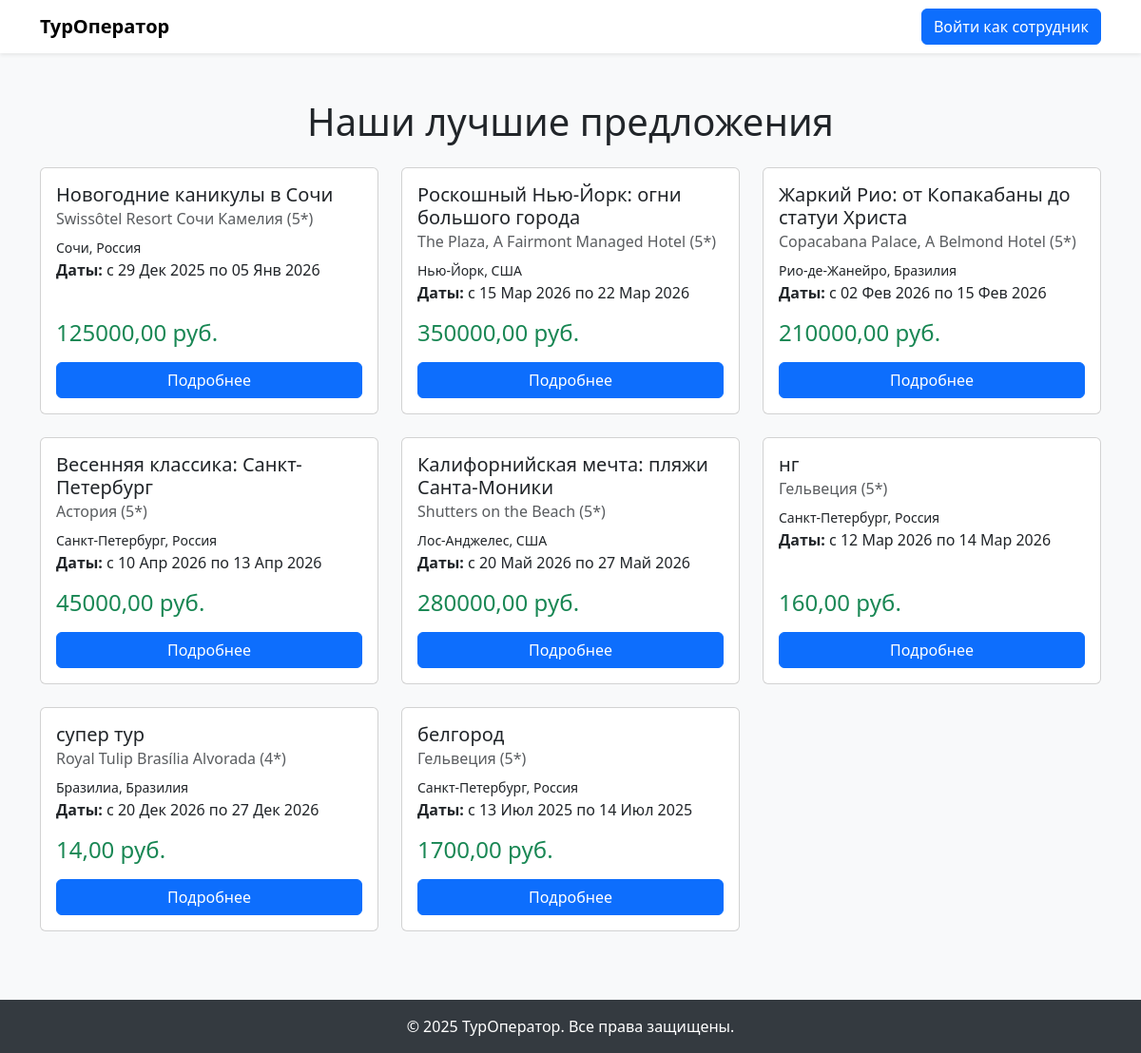
Before: / with the older database file.
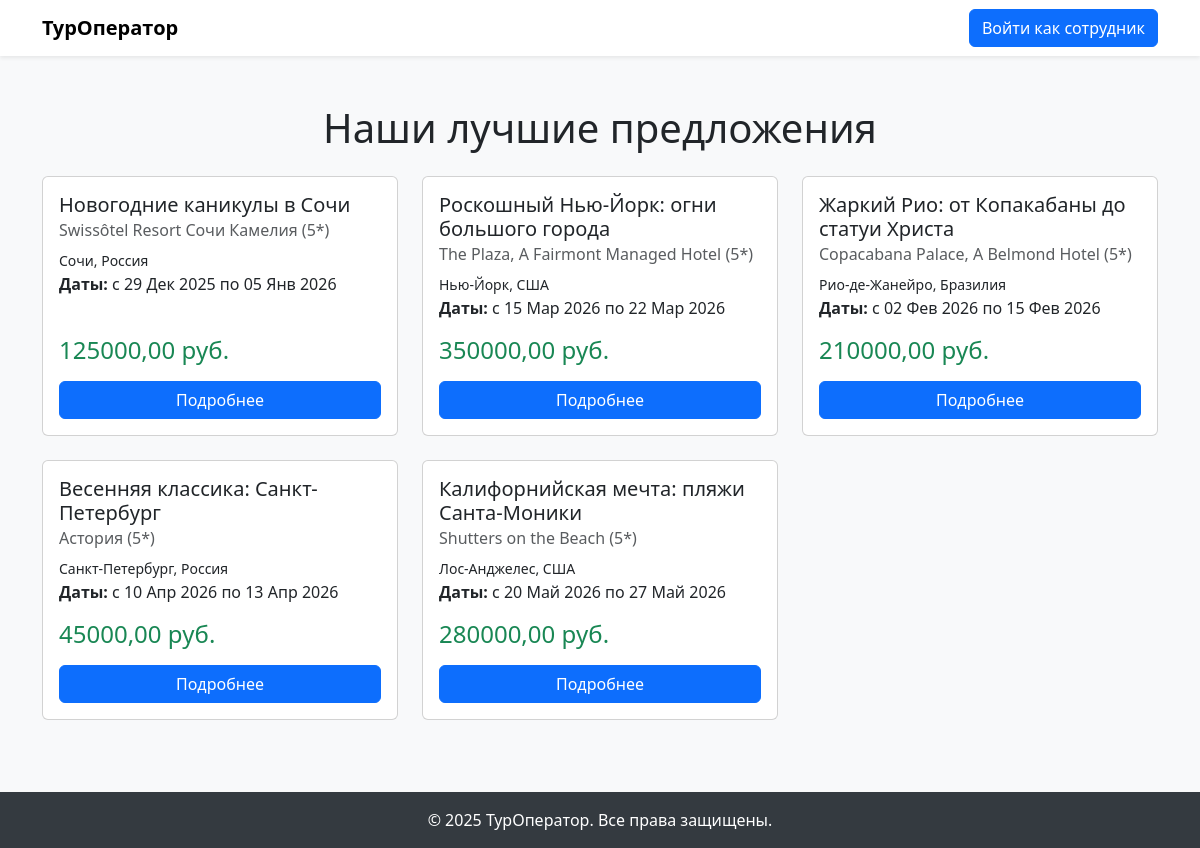
After: the same page with the newer database file.
### tours/models.py (models this page shows, shortened)
class Tour(models.Model):
    title = models.CharField(max_length=200, verbose_name="Название тура")
    description = models.TextField(verbose_name="Описание тура")
    price = models.DecimalField(max_digits=10, decimal_places=2, verbose_name="Цена")
    start_date = models.DateField(verbose_name="Дата начала")
    end_date = models.DateField(verbose_name="Дата окончания")
    hotel = models.ForeignKey(Hotel, on_delete=models.CASCADE, related_name="tours", verbose_name="Отель")
    class Meta:
        verbose_name = "Тур"
        verbose_name_plural = "Туры"

class Hotel(models.Model):
    name = models.CharField(max_length=150, verbose_name="Название отеля")
    stars = models.IntegerField(verbose_name="Количество звезд")
    description = models.TextField(verbose_name="Описание")
    city = models.ForeignKey(City, on_delete=models.SET_NULL, null=True, related_name="hotels", verbose_name="Город")
    class Meta:
        verbose_name = "Отель"
        verbose_name_plural = "Отели"

class City(models.Model):
    name = models.CharField(max_length=100, verbose_name="Название города")
    country = models.ForeignKey(Country, on_delete=models.CASCADE, related_name="cities", verbose_name="Страна")
    class Meta:
        verbose_name = "Город"
        verbose_name_plural = "Города"

class Country(models.Model):
    name = models.CharField(max_length=100, unique=True, verbose_name="Название страны")
    class Meta:
        verbose_name = "Страна"
        verbose_name_plural = "Страны"

### tours/views.py (the view)
# urls.py: path('', views.tour_list, name='tour_list'),
def tour_list(request):
    tours = Tour.objects.all()
    return render(request, 'tours/tour_list.html', {'tours': tours})

### tours/templates/tours/tour_list.html (shortened to what this page needs)
{% load static %}
<!DOCTYPE html>
<html lang="ru">
<head>
    <link href="https://cdn.jsdelivr.net/npm/bootstrap@5.3.3/dist/css/bootstrap.min.css" rel="stylesheet">
</head>
<body>
<nav class="navbar navbar-expand-lg navbar-light bg-white shadow-sm">
    <div class="container">
        <a class="navbar-brand" href="/">ТурОператор</a>
        <div class="ms-auto">
            {% if user.is_authenticated %}
                <span class="navbar-text me-3">
                    Добро пожаловать, <strong>{{ user.username }}</strong>!
                </span>
                <a href="{% url 'dashboard' %}" class="btn btn-outline-primary me-2">Рабочий стол</a>
                <a href="{% url 'logout' %}" class="btn btn-secondary">Выйти</a>
            {% else %}
                <a href="{% url 'login' %}" class="btn btn-primary">Войти как сотрудник</a>
            {% endif %}
        </div>
    </div>
</nav>
<main class="container my-5">
    <h1 class="text-center mb-4">Наши лучшие предложения</h1>
    <div class="row">
        {% for tour in tours %}
            <div class="col-md-6 col-lg-4 mb-4">
                <div class="card h-100 tour-card">
                    <div class="card-body d-flex flex-column">
                        <h5 class="card-title">{{ tour.title }}</h5>
                        <h6 class="card-subtitle mb-2 text-muted">{{ tour.hotel.name }} ({{ tour.hotel.stars }}*)</h6>
                        <p class="card-text">
                            <small>{{ tour.hotel.city.name }}, {{ tour.hotel.city.country.name }}</small><br>
                            <strong>Даты:</strong> с {{ tour.start_date|date:"d M Y" }} по {{ tour.end_date|date:"d M Y" }}
                        </p>
                        <h4 class="text-success mt-auto">{{ tour.price|floatformat:2 }} руб.</h4>
                        <a href="{% url 'tour_detail' tour.id %}" class="btn btn-primary mt-2">Подробнее</a>
                    </div>
                </div>
            </div>
        {% empty %}
            <p class="text-center">К сожалению, сейчас доступных туров нет.</p>
        {% endfor %}
    </div>
</main>
<footer class="site-footer py-3 mt-auto">
    <div class="container">
        <p class="text-center mb-0">© 2025 ТурОператор. Все права защищены.</p>
    </div>
</footer>
</body>
</html>

### tours/templates/tours/tour_list.html (style rules this page uses)
body { background-color: #f8f9fa; }
.tour-card { transition: transform 0.2s ease-in-out; }
.navbar-brand { font-weight: bold; }
.site-footer { background-color: #343a40; color: #ffffff; }

Changed rows visible on the page:
removed Tour: title "нг", hotel.name "Гельвеция", hotel.stars "5", hotel.city.name "Санкт-Петербург", hotel.city.country.name "Россия", start_date "12 Мар 2026", end_date "14 Мар 2026", price "160,00"
removed Tour: title "супер тур", hotel.name "Royal Tulip Brasília Alvorada", hotel.stars "4", hotel.city.name "Бразилиа", hotel.city.country.name "Бразилия", start_date "20 Дек 2026", end_date "27 Дек 2026", price "14,00"
removed Tour: title "белгород", hotel.name "Гельвеция", hotel.stars "5", hotel.city.name "Санкт-Петербург", hotel.city.country.name "Россия", start_date "13 Июл 2025", end_date "14 Июл 2025", price "1700,00"
